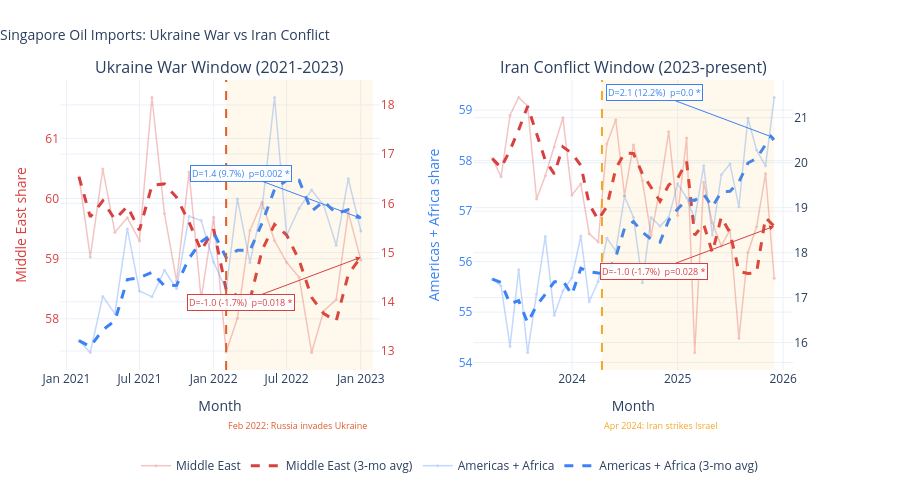

Notebook cell for this chart:
### Markdown cell above
## Microanalysis 3 Comparing Geopolitical Shocks: Ukraine War (2022) vs Iran Conflict (2024)

This section directly compares how Singapore's oil import mix responded to two
distinct geopolitical shocks — the **Russia-Ukraine war (Feb 2022)** and the
**Iran-Israel escalation (Apr 2024)** — to answer three questions:

1. Did each shock cause a statistically significant shift in supply sourcing?
2. Which shock produced a larger and more sustained change?
3. Are the two events similar in character, or structurally different?

### Methodology
Each event is analysed over a **12-month pre / post window** to give comparable
sample sizes. The same statistical battery is applied to both:

- **Mann-Whitney U test** — did the distribution of monthly import shares shift?
- **Cohen's d** — how large was that shift in standardised terms?
- **OLS slope test** — is there a sustained directional trend, or just a spike?

### What the chart shows
The side-by-side zoom plots both events on the same y-axis scale, so visual
magnitude is directly comparable. The dashed line in each panel is the 3-month
rolling average, which strips out monthly tanker-arrival noise and shows the
underlying trend.

### Code cell
# ── Cell D: Ukraine 2022 vs Iran 2024 — dual-axis side-by-side ───────────────
from plotly.subplots import make_subplots
import plotly.graph_objects as go
from scipy import stats
from scipy.stats import linregress
import numpy as np

def to_ms(date_str):
    return pd.Timestamp(date_str).timestamp() * 1000

# ── 1. Event windows ──────────────────────────────────────────────────────────
events = {
    "Ukraine war": {
        "pre_start":  "2021-02-01",
        "pre_end":    "2022-01-31",
        "event_date": "2022-02-01",
        "post_end":   "2023-01-31",
        "color":      "#E05A2B",
        "label":      "Feb 2022: Russia invades Ukraine",
    },
    "Iran conflict": {
        "pre_start":  "2023-04-01",
        "pre_end":    "2024-03-31",
        "event_date": "2024-04-14",
        "post_end":   focus["date"].max().strftime("%Y-%m-%d"),
        "color":      "#F5A623",
        "label":      "Apr 2024: Iran strikes Israel",
    },
}

# ── 2. Statistical test helper ────────────────────────────────────────────────
def full_test(series_df, group_name, pre_start, pre_end,
              post_start, post_end, event_label):
    s    = series_df[series_df["group"] == group_name].sort_values("date")
    pre  = s[(s["date"] >= pre_start) & (s["date"] <= pre_end)]["import_value"]
    post = s[(s["date"] >= post_start) & (s["date"] <= post_end)]["import_value"]
    if len(pre) < 3 or len(post) < 3:
        return None
    stat, p  = stats.mannwhitneyu(pre, post, alternative="two-sided")
    pool_std = np.sqrt((pre.std()**2 + post.std()**2) / 2)
    d        = (post.mean() - pre.mean()) / pool_std if pool_std > 0 else np.nan
    d_label  = "large" if abs(d) > 0.8 else "medium" if abs(d) > 0.5 else "small"
    sig      = "SIGNIFICANT" if p < 0.05 else "not significant"
    post_df      = s[(s["date"] >= post_start) & (s["date"] <= post_end)].copy()
    post_df["t"] = np.arange(len(post_df))
    slope, _, r, p_trend, _ = linregress(post_df["t"], post_df["import_value"])
    return {
        "group": group_name, "event": event_label,
        "pre_mean": pre.mean(), "post_mean": post.mean(),
        "delta": post.mean() - pre.mean(),
        "pct": (post.mean() - pre.mean()) / pre.mean() * 100,
        "p": p, "d": d, "d_label": d_label, "sig": sig,
        "slope": slope, "p_trend": p_trend, "r2": r**2,
    }

# ── 3. Run tests ──────────────────────────────────────────────────────────────
results = []
for ev_name, ev in events.items():
    print("=" * 62)
    print("EVENT: " + ev_name + "  (" + ev["label"] + ")")
    print("=" * 62)
    for grp in ["Middle East", "Americas + Africa alternative supply"]:
        r = full_test(
            focus, grp,
            pre_start=ev["pre_start"], pre_end=ev["pre_end"],
            post_start=ev["event_date"], post_end=ev["post_end"],
            event_label=ev_name,
        )
        if r:
            results.append(r)
            if r["p_trend"] < 0.05 and r["slope"] > 0:
                trend_str = "upward slope=" + str(round(r["slope"], 3)) + "/mo"
            elif r["p_trend"] < 0.05:
                trend_str = "downward slope=" + str(round(r["slope"], 3)) + "/mo"
            else:
                trend_str = "flat slope=" + str(round(r["slope"], 3)) + "/mo"
            print("  [" + grp + "]")
            print("   Pre=" + str(round(r["pre_mean"],2)) + " -> Post=" + str(round(r["post_mean"],2)) + "  Delta=" + str(round(r["delta"],2)) + " (" + str(round(r["pct"],1)) + "%)")
            print("   p=" + str(round(r["p"],4)) + " -> " + r["sig"] + "  |  d=" + str(round(r["d"],3)) + " (" + r["d_label"] + ")")
            print("   Trend: " + trend_str + "  R2=" + str(round(r["r2"],3)))
            print()

# ── 4. Dual-axis side-by-side chart ──────────────────────────────────────────
# Each panel gets its OWN secondary y-axis so both series fill their scale
fig = make_subplots(
    rows=1, cols=2,
    subplot_titles=(
        "Ukraine War Window (2021-2023)",
        "Iran Conflict Window (2023-present)",
    ),
    specs=[[{"secondary_y": True}, {"secondary_y": True}]],
    horizontal_spacing=0.12,
)

for col_idx, (ev_name, ev) in enumerate(events.items(), start=1):
    win = focus[
        (focus["date"] >= ev["pre_start"]) &
        (focus["date"] <= ev["post_end"])
    ].copy()

    # ── Middle East on primary y ──────────────────────────────────────────────
    me = win[win["group"] == "Middle East"].sort_values("date").copy()
    me["rolling"] = me["import_value"].rolling(3, min_periods=1).mean()

    fig.add_trace(go.Scatter(
        x=me["date"], y=me["import_value"],
        name="Middle East" if col_idx == 1 else "",
        mode="lines+markers",
        line=dict(color="#D84040", width=1.5),
        marker=dict(size=3), opacity=0.3,
        showlegend=(col_idx == 1),
    ), row=1, col=col_idx, secondary_y=False)

    fig.add_trace(go.Scatter(
        x=me["date"], y=me["rolling"],
        name="Middle East (3-mo avg)" if col_idx == 1 else "",
        mode="lines",
        line=dict(color="#D84040", width=3, dash="dash"),
        showlegend=(col_idx == 1),
    ), row=1, col=col_idx, secondary_y=False)

    # ── Americas on secondary y ───────────────────────────────────────────────
    am = win[win["group"] == "Americas + Africa alternative supply"].sort_values("date").copy()
    am["rolling"] = am["import_value"].rolling(3, min_periods=1).mean()

    fig.add_trace(go.Scatter(
        x=am["date"], y=am["import_value"],
        name="Americas + Africa" if col_idx == 1 else "",
        mode="lines+markers",
        line=dict(color="#3B82F6", width=1.5),
        marker=dict(size=3), opacity=0.3,
        showlegend=(col_idx == 1),
    ), row=1, col=col_idx, secondary_y=True)

    fig.add_trace(go.Scatter(
        x=am["date"], y=am["rolling"],
        name="Americas + Africa (3-mo avg)" if col_idx == 1 else "",
        mode="lines",
        line=dict(color="#3B82F6", width=3, dash="dash"),
        showlegend=(col_idx == 1),
    ), row=1, col=col_idx, secondary_y=True)

    # ── Event vline + shading ─────────────────────────────────────────────────
    fig.add_vline(
        x=to_ms(ev["event_date"]),
        line_dash="dash", line_color=ev["color"], line_width=2,
        row=1, col=col_idx,
    )
    fig.add_vrect(
        x0=to_ms(ev["event_date"]), x1=to_ms(ev["post_end"]),
        fillcolor="rgba(255,165,0,0.07)", line_width=0,
        row=1, col=col_idx,
    )

    # ── Event label below x-axis ──────────────────────────────────────────────
    fig.add_annotation(
        x=to_ms(ev["event_date"]), y=-0.22,
        xref="x" + str(col_idx), yref="paper",
        text=ev["label"], showarrow=False,
        font=dict(size=9, color=ev["color"]),
        xanchor="left",
    )

    # ── Americas delta callout ────────────────────────────────────────────────
    am_r = next((r for r in results
                 if r["event"] == ev_name and "Americas" in r["group"]), None)
    if am_r:
        last       = am.iloc[-1]
        sig_symbol = "p=" + str(round(am_r["p"], 3)) + " *" if am_r["p"] < 0.05 else "p=" + str(round(am_r["p"], 3))
        callout    = "D=" + str(round(am_r["delta"], 1)) + " (" + str(round(am_r["pct"], 1)) + "%)  " + sig_symbol
        yref_str   = "y" + str((col_idx * 2)) if col_idx > 1 else "y2"
        fig.add_annotation(
            x=last["date"], y=last["rolling"],
            xref="x" + str(col_idx), yref=yref_str,
            text=callout,
            showarrow=True, arrowhead=2, arrowcolor="#3B82F6",
            ax=-120, ay=-45,
            bgcolor="rgba(255,255,255,0.92)",
            bordercolor="#3B82F6", borderwidth=1,
            font=dict(size=9, color="#3B82F6"),
        )

    # ── Middle East delta callout ─────────────────────────────────────────────
    me_r = next((r for r in results
                 if r["event"] == ev_name and r["group"] == "Middle East"), None)
    if me_r:
        last_me    = me.iloc[-1]
        sig_symbol = "p=" + str(round(me_r["p"], 3)) + " *" if me_r["p"] < 0.05 else "p=" + str(round(me_r["p"], 3))
        callout_me = "D=" + str(round(me_r["delta"], 1)) + " (" + str(round(me_r["pct"], 1)) + "%)  " + sig_symbol
        yref_me    = "y" + str((col_idx * 2) - 1) if col_idx > 1 else "y"
        fig.add_annotation(
            x=last_me["date"], y=last_me["rolling"],
            xref="x" + str(col_idx), yref=yref_me,
            text=callout_me,
            showarrow=True, arrowhead=2, arrowcolor="#D84040",
            ax=-120, ay=45,
            bgcolor="rgba(255,255,255,0.92)",
            bordercolor="#D84040", borderwidth=1,
            font=dict(size=9, color="#D84040"),
        )

    # ── Colour the y-axis tick labels to match series ─────────────────────────
    axis_num   = "" if col_idx == 1 else str(col_idx)
    axis_num2  = "2" if col_idx == 1 else str(col_idx + 1)
    fig.update_layout(**{
        "yaxis" + axis_num:  dict(tickfont=dict(color="#D84040"), title_font=dict(color="#D84040"),
                                  title_text="Middle East share" if col_idx == 1 else ""),
        "yaxis" + axis_num2: dict(tickfont=dict(color="#3B82F6"), title_font=dict(color="#3B82F6"),
                                  title_text="Americas + Africa share" if col_idx == 2 else ""),
    })

# ── Layout ────────────────────────────────────────────────────────────────────
fig.update_layout(
    title=dict(
        text="Singapore Oil Imports: Ukraine War vs Iran Conflict",
        font=dict(size=14), x=0, xanchor="left",
    ),
    template="plotly_white",
    hovermode="x unified",
    width=900,          # narrower than default 1400
    height=500,
    legend=dict(
        orientation="h", yanchor="top",
        y=-0.28, xanchor="center", x=0.5,
    ),
    margin=dict(t=80, b=130, l=60, r=60),
)
fig.update_xaxes(title_text="Month", row=1, col=1)
fig.update_xaxes(title_text="Month", row=1, col=2)
fig.show()

# ── 5. Verdict ────────────────────────────────────────────────────────────────
print("=" * 62)
print("VERDICT: Which shock had greater structural impact?")
print("=" * 62)
for grp in ["Middle East", "Americas + Africa alternative supply"]:
    ukr = next((r for r in results if r["event"] == "Ukraine war"   and r["group"] == grp), None)
    irn = next((r for r in results if r["event"] == "Iran conflict" and r["group"] == grp), None)
    if not ukr or not irn:
        continue
    winner = "Ukraine war" if abs(ukr["d"]) > abs(irn["d"]) else "Iran conflict"
    print()
    print("  [" + grp + "]")
    print("   Ukraine  ->  D=" + str(round(ukr["delta"],2)) + " (" + str(round(ukr["pct"],1)) + "%)  d=" + str(round(ukr["d"],2)) + " (" + ukr["d_label"] + ")  p=" + str(round(ukr["p"],4)))
    print("   Iran     ->  D=" + str(round(irn["delta"],2)) + " (" + str(round(irn["pct"],1)) + "%)  d=" + str(round(irn["d"],2)) + " (" + irn["d_label"] + ")  p=" + str(round(irn["p"],4)))
    print("   More impactful by Cohen's d: " + winner)

### Figure 1 — Plotly figure (JSON) as saved in the notebook; plotly's stock layout.template omitted (floating-point values rounded to 4 significant figures)
{"data": [{"line": {"color": "#D84040", "width": 1.5}, "marker": {"size": 3}, "mode": "lines+markers", "name": "Middle East", "opacity": 0.3, "showlegend": true, "type": "scatter", "x": ["2021-02-01T00:00:00.000000", "2021-03-01T00:00:00.000000", "2021-04-01T00:00:00.000000", "2021-05-01T00:00:00.000000", "2021-06-01T00:00:00.000000", "2021-07-01T00:00:00.000000", "2021-08-01T00:00:00.000000", "2021-09-01T00:00:00.000000", "2021-10-01T00:00:00.000000", "2021-11-01T00:00:00.000000", "2021-12-01T00:00:00.000000", "2022-01-01T00:00:00.000000", "2022-02-01T00:00:00.000000", "2022-03-01T00:00:00.000000", "2022-04-01T00:00:00.000000", "2022-05-01T00:00:00.000000", "2022-06-01T00:00:00.000000", "2022-07-01T00:00:00.000000", "2022-08-01T00:00:00.000000", "2022-09-01T00:00:00.000000", "2022-10-01T00:00:00.000000", "2022-11-01T00:00:00.000000", "2022-12-01T00:00:00.000000", "2023-01-01T00:00:00.000000"], "xaxis": "x", "y": [60.36, 59.03, 60.49, 59.44, 59.68, 59.3, 61.68, 59.75, 58.63, 60.44, 58.33, 59.69, 57.45, 58.01, 59.47, 59.94, 59.3, 58.94, 58.69, 57.44, 58.13, 58.32, 59.77, 58.98], "yaxis": "y"}, {"line": {"color": "#D84040", "dash": "dash", "width": 3}, "mode": "lines", "name": "Middle East (3-mo avg)", "showlegend": true, "type": "scatter", "x": ["2021-02-01T00:00:00.000000", "2021-03-01T00:00:00.000000", "2021-04-01T00:00:00.000000", "2021-05-01T00:00:00.000000", "2021-06-01T00:00:00.000000", "2021-07-01T00:00:00.000000", "2021-08-01T00:00:00.000000", "2021-09-01T00:00:00.000000", "2021-10-01T00:00:00.000000", "2021-11-01T00:00:00.000000", "2021-12-01T00:00:00.000000", "2022-01-01T00:00:00.000000", "2022-02-01T00:00:00.000000", "2022-03-01T00:00:00.000000", "2022-04-01T00:00:00.000000", "2022-05-01T00:00:00.000000", "2022-06-01T00:00:00.000000", "2022-07-01T00:00:00.000000", "2022-08-01T00:00:00.000000", "2022-09-01T00:00:00.000000", "2022-10-01T00:00:00.000000", "2022-11-01T00:00:00.000000", "2022-12-01T00:00:00.000000", "2023-01-01T00:00:00.000000"], "xaxis": "x", "y": [60.36, 59.7, 59.96, 59.65, 59.87, 59.47, 60.22, 60.24, 60.02, 59.61, 59.13, 59.49, 58.49, 58.38, 58.31, 59.14, 59.57, 59.39, 58.98, 58.36, 58.09, 57.96, 58.74, 59.02], "yaxis": "y"}, {"line": {"color": "#3B82F6", "width": 1.5}, "marker": {"size": 3}, "mode": "lines+markers", "name": "Americas + Africa", "opacity": 0.3, "showlegend": true, "type": "scatter", "x": ["2021-02-01T00:00:00.000000", "2021-03-01T00:00:00.000000", "2021-04-01T00:00:00.000000", "2021-05-01T00:00:00.000000", "2021-06-01T00:00:00.000000", "2021-07-01T00:00:00.000000", "2021-08-01T00:00:00.000000", "2021-09-01T00:00:00.000000", "2021-10-01T00:00:00.000000", "2021-11-01T00:00:00.000000", "2021-12-01T00:00:00.000000", "2022-01-01T00:00:00.000000", "2022-02-01T00:00:00.000000", "2022-03-01T00:00:00.000000", "2022-04-01T00:00:00.000000", "2022-05-01T00:00:00.000000", "2022-06-01T00:00:00.000000", "2022-07-01T00:00:00.000000", "2022-08-01T00:00:00.000000", "2022-09-01T00:00:00.000000", "2022-10-01T00:00:00.000000", "2022-11-01T00:00:00.000000", "2022-12-01T00:00:00.000000", "2023-01-01T00:00:00.000000"], "xaxis": "x", "y": [13.21, 12.97, 14.11, 13.76, 15.48, 14.22, 14.1, 14.64, 14.27, 15.74, 15.65, 14.81, 14.24, 16.09, 14.8, 15.9, 18.15, 15.35, 15.9, 16.27, 15.96, 15.15, 16.5, 15.44], "yaxis": "y2"}, {"line": {"color": "#3B82F6", "dash": "dash", "width": 3}, "mode": "lines", "name": "Americas + Africa (3-mo avg)", "showlegend": true, "type": "scatter", "x": ["2021-02-01T00:00:00.000000", "2021-03-01T00:00:00.000000", "2021-04-01T00:00:00.000000", "2021-05-01T00:00:00.000000", "2021-06-01T00:00:00.000000", "2021-07-01T00:00:00.000000", "2021-08-01T00:00:00.000000", "2021-09-01T00:00:00.000000", "2021-10-01T00:00:00.000000", "2021-11-01T00:00:00.000000", "2021-12-01T00:00:00.000000", "2022-01-01T00:00:00.000000", "2022-02-01T00:00:00.000000", "2022-03-01T00:00:00.000000", "2022-04-01T00:00:00.000000", "2022-05-01T00:00:00.000000", "2022-06-01T00:00:00.000000", "2022-07-01T00:00:00.000000", "2022-08-01T00:00:00.000000", "2022-09-01T00:00:00.000000", "2022-10-01T00:00:00.000000", "2022-11-01T00:00:00.000000", "2022-12-01T00:00:00.000000", "2023-01-01T00:00:00.000000"], "xaxis": "x", "y": [13.21, 13.09, 13.43, 13.61, 14.45, 14.49, 14.6, 14.32, 14.34, 14.88, 15.22, 15.4, 14.9, 15.05, 15.04, 15.6, 16.28, 16.47, 16.47, 15.84, 16.04, 15.79, 15.87, 15.7], "yaxis": "y2"}, {"line": {"color": "#D84040", "width": 1.5}, "marker": {"size": 3}, "mode": "lines+markers", "name": "", "opacity": 0.3, "showlegend": false, "type": "scatter", "x": ["2023-04-01T00:00:00.000000", "2023-05-01T00:00:00.000000", "2023-06-01T00:00:00.000000", "2023-07-01T00:00:00.000000", "2023-08-01T00:00:00.000000", "2023-09-01T00:00:00.000000", "2023-10-01T00:00:00.000000", "2023-11-01T00:00:00.000000", "2023-12-01T00:00:00.000000", "2024-01-01T00:00:00.000000", "2024-02-01T00:00:00.000000", "2024-03-01T00:00:00.000000", "2024-04-01T00:00:00.000000", "2024-05-01T00:00:00.000000", "2024-06-01T00:00:00.000000", "2024-07-01T00:00:00.000000", "2024-08-01T00:00:00.000000", "2024-09-01T00:00:00.000000", "2024-10-01T00:00:00.000000", "2024-11-01T00:00:00.000000", "2024-12-01T00:00:00.000000", "2025-01-01T00:00:00.000000", "2025-02-01T00:00:00.000000", "2025-03-01T00:00:00.000000", "2025-04-01T00:00:00.000000", "2025-05-01T00:00:00.000000", "2025-06-01T00:00:00.000000", "2025-07-01T00:00:00.000000", "2025-08-01T00:00:00.000000", "2025-09-01T00:00:00.000000", "2025-10-01T00:00:00.000000", "2025-11-01T00:00:00.000000", "2025-12-01T00:00:00.000000"], "xaxis": "x2", "y": [58.04, 57.68, 58.9, 59.25, 59.08, 57.24, 57.7, 58.27, 58.85, 57.32, 57.54, 56.55, 56.39, 58.33, 58.81, 57.31, 58.31, 57.6, 56.52, 57.46, 58.57, 56.92, 58.45, 54.2, 57.57, 56.77, 56.31, 56.63, 54.48, 56.18, 56.69, 57.74, 55.67], "yaxis": "y3"}, {"line": {"color": "#D84040", "dash": "dash", "width": 3}, "mode": "lines", "name": "", "showlegend": false, "type": "scatter", "x": ["2023-04-01T00:00:00.000000", "2023-05-01T00:00:00.000000", "2023-06-01T00:00:00.000000", "2023-07-01T00:00:00.000000", "2023-08-01T00:00:00.000000", "2023-09-01T00:00:00.000000", "2023-10-01T00:00:00.000000", "2023-11-01T00:00:00.000000", "2023-12-01T00:00:00.000000", "2024-01-01T00:00:00.000000", "2024-02-01T00:00:00.000000", "2024-03-01T00:00:00.000000", "2024-04-01T00:00:00.000000", "2024-05-01T00:00:00.000000", "2024-06-01T00:00:00.000000", "2024-07-01T00:00:00.000000", "2024-08-01T00:00:00.000000", "2024-09-01T00:00:00.000000", "2024-10-01T00:00:00.000000", "2024-11-01T00:00:00.000000", "2024-12-01T00:00:00.000000", "2025-01-01T00:00:00.000000", "2025-02-01T00:00:00.000000", "2025-03-01T00:00:00.000000", "2025-04-01T00:00:00.000000", "2025-05-01T00:00:00.000000", "2025-06-01T00:00:00.000000", "2025-07-01T00:00:00.000000", "2025-08-01T00:00:00.000000", "2025-09-01T00:00:00.000000", "2025-10-01T00:00:00.000000", "2025-11-01T00:00:00.000000", "2025-12-01T00:00:00.000000"], "xaxis": "x2", "y": [58.04, 57.86, 58.21, 58.61, 59.08, 58.52, 58.01, 57.74, 58.27, 58.15, 57.9, 57.14, 56.83, 57.09, 57.84, 58.15, 58.14, 57.74, 57.48, 57.19, 57.52, 57.65, 57.98, 56.52, 56.74, 56.18, 56.88, 56.57, 55.81, 55.76, 55.78, 56.87, 56.7], "yaxis": "y3"}, {"line": {"color": "#3B82F6", "width": 1.5}, "marker": {"size": 3}, "mode": "lines+markers", "name": "", "opacity": 0.3, "showlegend": false, "type": "scatter", "x": ["2023-04-01T00:00:00.000000", "2023-05-01T00:00:00.000000", "2023-06-01T00:00:00.000000", "2023-07-01T00:00:00.000000", "2023-08-01T00:00:00.000000", "2023-09-01T00:00:00.000000", "2023-10-01T00:00:00.000000", "2023-11-01T00:00:00.000000", "2023-12-01T00:00:00.000000", "2024-01-01T00:00:00.000000", "2024-02-01T00:00:00.000000", "2024-03-01T00:00:00.000000", "2024-04-01T00:00:00.000000", "2024-05-01T00:00:00.000000", "2024-06-01T00:00:00.000000", "2024-07-01T00:00:00.000000", "2024-08-01T00:00:00.000000", "2024-09-01T00:00:00.000000", "2024-10-01T00:00:00.000000", "2024-11-01T00:00:00.000000", "2024-12-01T00:00:00.000000", "2025-01-01T00:00:00.000000", "2025-02-01T00:00:00.000000", "2025-03-01T00:00:00.000000", "2025-04-01T00:00:00.000000", "2025-05-01T00:00:00.000000", "2025-06-01T00:00:00.000000", "2025-07-01T00:00:00.000000", "2025-08-01T00:00:00.000000", "2025-09-01T00:00:00.000000", "2025-10-01T00:00:00.000000", "2025-11-01T00:00:00.000000", "2025-12-01T00:00:00.000000"], "xaxis": "x2", "y": [17.41, 17.26, 15.92, 17.62, 15.78, 17.08, 18.36, 16.61, 17.15, 17.44, 18.37, 16.91, 17.36, 18.32, 18.04, 19.25, 18.79, 17.33, 18.78, 18.59, 18.79, 19.53, 19.22, 18.74, 19.93, 18.39, 19.73, 19.97, 19.02, 20.99, 20.28, 19.93, 21.45], "yaxis": "y4"}, {"line": {"color": "#3B82F6", "dash": "dash", "width": 3}, "mode": "lines", "name": "", "showlegend": false, "type": "scatter", "x": ["2023-04-01T00:00:00.000000", "2023-05-01T00:00:00.000000", "2023-06-01T00:00:00.000000", "2023-07-01T00:00:00.000000", "2023-08-01T00:00:00.000000", "2023-09-01T00:00:00.000000", "2023-10-01T00:00:00.000000", "2023-11-01T00:00:00.000000", "2023-12-01T00:00:00.000000", "2024-01-01T00:00:00.000000", "2024-02-01T00:00:00.000000", "2024-03-01T00:00:00.000000", "2024-04-01T00:00:00.000000", "2024-05-01T00:00:00.000000", "2024-06-01T00:00:00.000000", "2024-07-01T00:00:00.000000", "2024-08-01T00:00:00.000000", "2024-09-01T00:00:00.000000", "2024-10-01T00:00:00.000000", "2024-11-01T00:00:00.000000", "2024-12-01T00:00:00.000000", "2025-01-01T00:00:00.000000", "2025-02-01T00:00:00.000000", "2025-03-01T00:00:00.000000", "2025-04-01T00:00:00.000000", "2025-05-01T00:00:00.000000", "2025-06-01T00:00:00.000000", "2025-07-01T00:00:00.000000", "2025-08-01T00:00:00.000000", "2025-09-01T00:00:00.000000", "2025-10-01T00:00:00.000000", "2025-11-01T00:00:00.000000", "2025-12-01T00:00:00.000000"], "xaxis": "x2", "y": [17.41, 17.34, 16.86, 16.93, 16.44, 16.83, 17.07, 17.35, 17.37, 17.07, 17.65, 17.57, 17.55, 17.53, 17.91, 18.54, 18.69, 18.46, 18.3, 18.23, 18.72, 18.97, 19.18, 19.16, 19.3, 19.02, 19.35, 19.36, 19.57, 19.99, 20.1, 20.4, 20.55], "yaxis": "y4"}], "layout": {"annotations": [{"font": {"size": 16}, "showarrow": false, "text": "Ukraine War Window (2021-2023)", "x": 0.205, "xanchor": "center", "xref": "paper", "y": 1, "yanchor": "bottom", "yref": "paper"}, {"font": {"size": 16}, "showarrow": false, "text": "Iran Conflict Window (2023-present)", "x": 0.735, "xanchor": "center", "xref": "paper", "y": 1, "yanchor": "bottom", "yref": "paper"}, {"font": {"color": "#E05A2B", "size": 9}, "showarrow": false, "text": "Feb 2022: Russia invades Ukraine", "x": 1643673600000, "xanchor": "left", "xref": "x", "y": -0.22, "yref": "paper"}, {"arrowcolor": "#3B82F6", "arrowhead": 2, "ax": -120, "ay": -45, "bgcolor": "rgba(255,255,255,0.92)", "bordercolor": "#3B82F6", "borderwidth": 1, "font": {"color": "#3B82F6", "size": 9}, "showarrow": true, "text": "D=1.4 (9.7%)  p=0.002 *", "x": "2023-01-01T00:00:00", "xref": "x", "y": 15.7, "yref": "y2"}, {"arrowcolor": "#D84040", "arrowhead": 2, "ax": -120, "ay": 45, "bgcolor": "rgba(255,255,255,0.92)", "bordercolor": "#D84040", "borderwidth": 1, "font": {"color": "#D84040", "size": 9}, "showarrow": true, "text": "D=-1.0 (-1.7%)  p=0.018 *", "x": "2023-01-01T00:00:00", "xref": "x", "y": 59.02, "yref": "y"}, {"font": {"color": "#F5A623", "size": 9}, "showarrow": false, "text": "Apr 2024: Iran strikes Israel", "x": 1713052800000, "xanchor": "left", "xref": "x2", "y": -0.22, "yref": "paper"}, {"arrowcolor": "#3B82F6", "arrowhead": 2, "ax": -120, "ay": -45, "bgcolor": "rgba(255,255,255,0.92)", "bordercolor": "#3B82F6", "borderwidth": 1, "font": {"color": "#3B82F6", "size": 9}, "showarrow": true, "text": "D=2.1 (12.2%)  p=0.0 *", "x": "2025-12-01T00:00:00", "xref": "x2", "y": 20.55, "yref": "y4"}, {"arrowcolor": "#D84040", "arrowhead": 2, "ax": -120, "ay": 45, "bgcolor": "rgba(255,255,255,0.92)", "bordercolor": "#D84040", "borderwidth": 1, "font": {"color": "#D84040", "size": 9}, "showarrow": true, "text": "D=-1.0 (-1.7%)  p=0.028 *", "x": "2025-12-01T00:00:00", "xref": "x2", "y": 56.7, "yref": "y3"}], "height": 500, "hovermode": "x unified", "legend": {"orientation": "h", "x": 0.5, "xanchor": "center", "y": -0.28, "yanchor": "top"}, "margin": {"b": 130, "l": 60, "r": 60, "t": 80}, "shapes": [{"line": {"color": "#E05A2B", "dash": "dash", "width": 2}, "type": "line", "x0": 1643673600000, "x1": 1643673600000, "xref": "x", "y0": 0, "y1": 1, "yref": "y domain"}, {"fillcolor": "rgba(255,165,0,0.07)", "line": {"width": 0}, "type": "rect", "x0": 1643673600000, "x1": 1675123200000, "xref": "x", "y0": 0, "y1": 1, "yref": "y domain"}, {"line": {"color": "#F5A623", "dash": "dash", "width": 2}, "type": "line", "x0": 1713052800000, "x1": 1713052800000, "xref": "x2", "y0": 0, "y1": 1, "yref": "y3 domain"}, {"fillcolor": "rgba(255,165,0,0.07)", "line": {"width": 0}, "type": "rect", "x0": 1713052800000, "x1": 1764547200000, "xref": "x2", "y0": 0, "y1": 1, "yref": "y3 domain"}], "title": {"font": {"size": 14}, "text": "Singapore Oil Imports: Ukraine War vs Iran Conflict", "x": 0, "xanchor": "left"}, "width": 900, "xaxis": {"anchor": "y", "domain": [0, 0.41], "title": {"text": "Month"}}, "xaxis2": {"anchor": "y3", "domain": [0.53, 0.94], "title": {"text": "Month"}}, "yaxis": {"anchor": "x", "domain": [0, 1], "tickfont": {"color": "#D84040"}, "title": {"font": {"color": "#D84040"}, "text": "Middle East share"}}, "yaxis2": {"anchor": "x", "overlaying": "y", "side": "right", "tickfont": {"color": "#D84040"}, "title": {"font": {"color": "#D84040"}, "text": ""}}, "yaxis3": {"anchor": "x2", "domain": [0, 1], "tickfont": {"color": "#3B82F6"}, "title": {"font": {"color": "#3B82F6"}, "text": "Americas + Africa share"}}, "yaxis4": {"anchor": "x2", "overlaying": "y3", "side": "right"}}}
